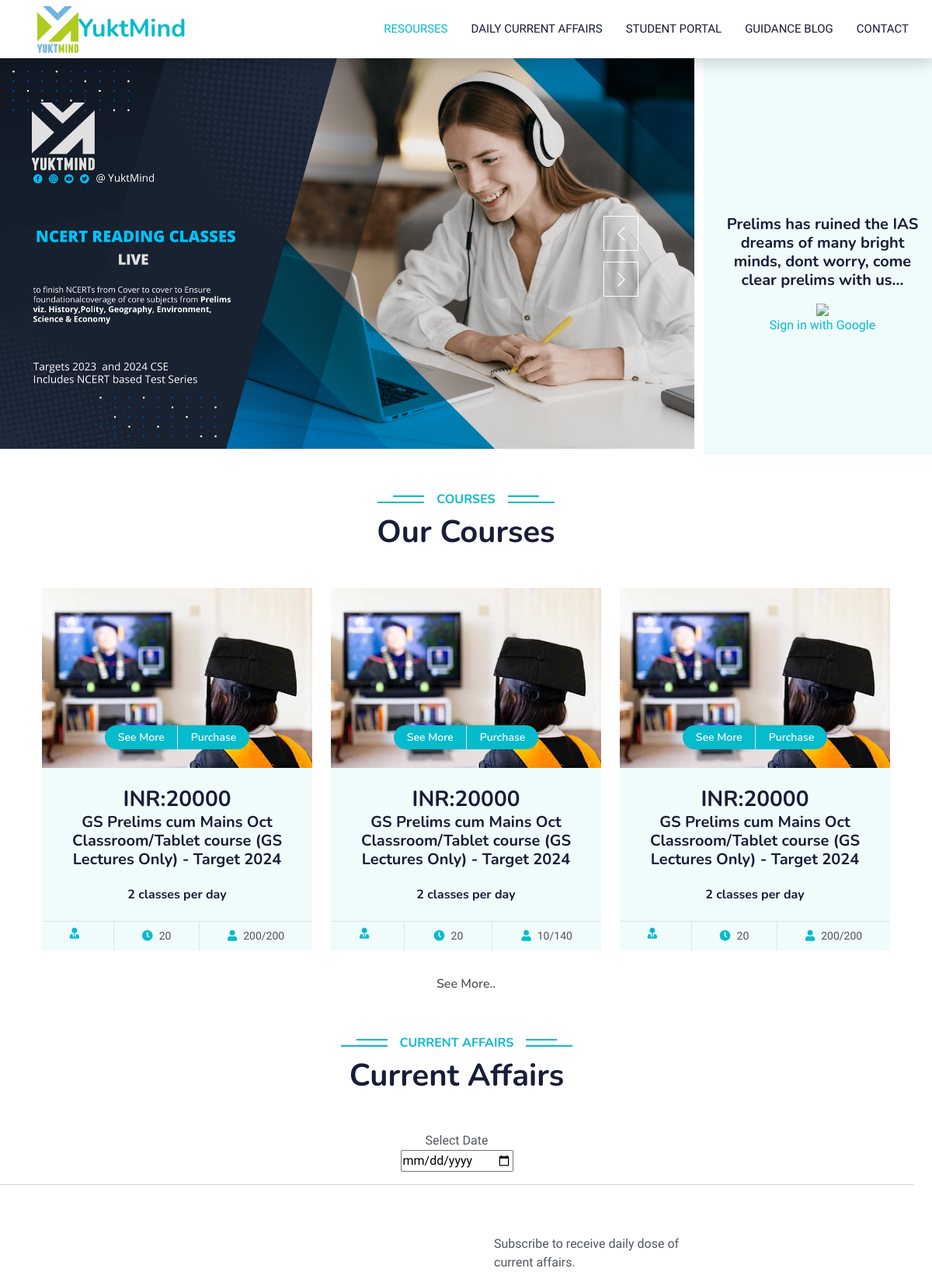
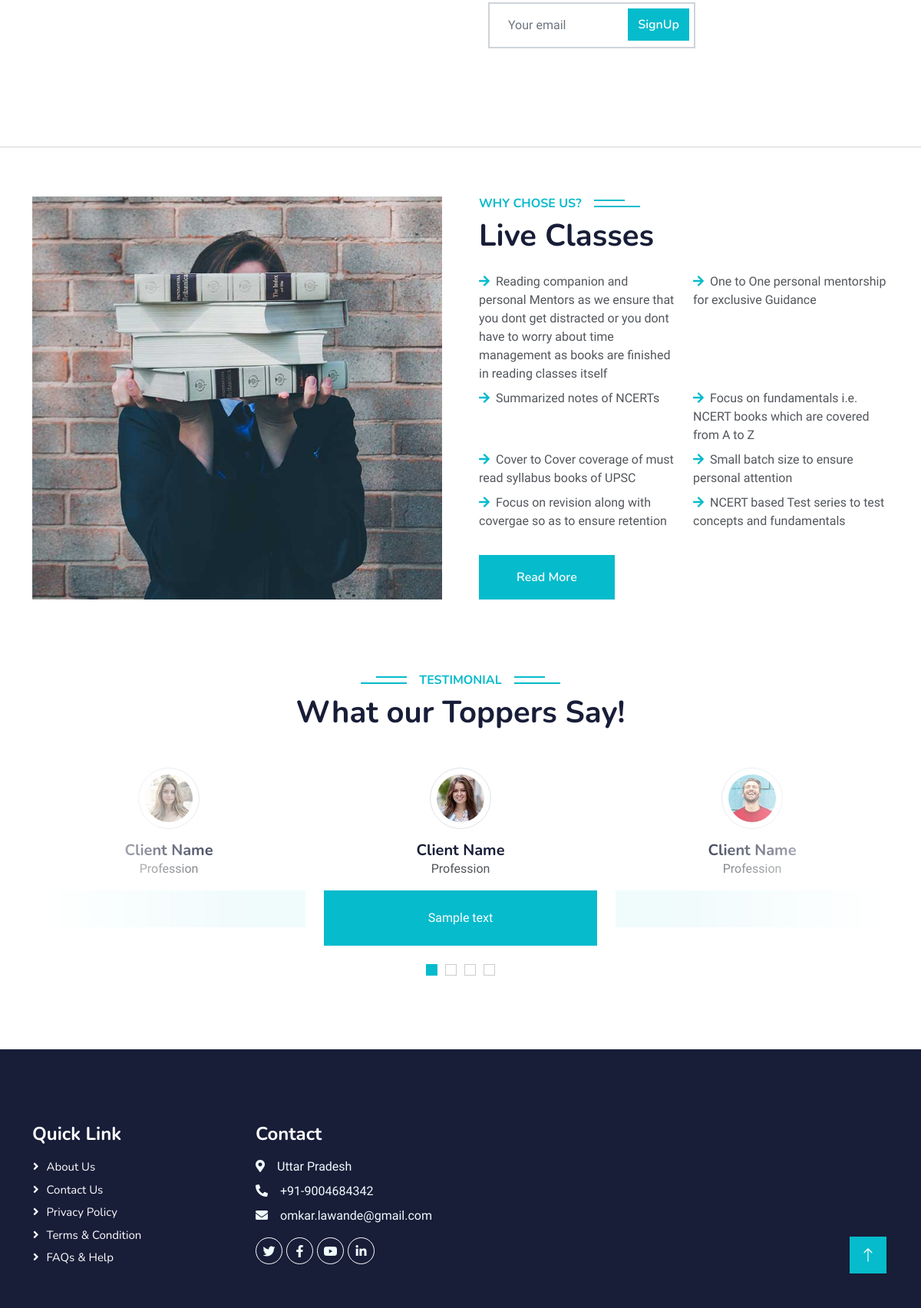
/home/, run on the app's committed database (2 pictures, top to bottom).
### course/models.py (models this page shows)
class coursedetails(models.Model):
    c_id =models.CharField(max_length=6,null=True,blank=True)
    c_summary =models.CharField(max_length=20000,null=True,blank=True)
    c_name=models.CharField(max_length=200,null=True,blank=True)
    c_start_dt=models.CharField(max_length=10,null=True,blank=True)
    c_end_dt=models.CharField(max_length=10,null=True,blank=True)
    c_fees=models.CharField(max_length=10,null=True,blank=True)
    c_hours=models.CharField(max_length=10,null=True,blank=True)
    c_class_detail=models.CharField(max_length=10,null=True,blank=True)
    c_views=models.CharField(max_length=10,null=True,blank=True)
    c_likes=models.CharField(max_length=10,null=True,blank=True)
    c_total_seats=models.CharField(max_length=10,null=True,blank=True)
    c_available_seats=models.CharField(max_length=10,null=True,blank=True)
    c_category=models.CharField(max_length=20,null=True,blank=True)

### homepage/views.py (the view)
# urls.py: 2. Add a URL to urlpatterns:  path('', views.home, name='home')
def home(request):
    if request.method=="POST":
            emailid=request.POST.get("emailid")
            print("emailid",emailid)
            currentaffairsubsription.objects.get_or_create(cas_email=emailid)
    courses=coursedetails.objects.filter().order_by('-c_likes')[:3:-1]
    currentaffairs=currentaffairdetails.objects.filter(c_start_dt=datetime.now().strftime ("%Y-%m-%d"))[:10]
    context ={
        'returncourse': courses,
        'currentaffairs':currentaffairs
    }
    return render(request,"homepage/index.html",context)

### templates/homepage/index.html (shortened to what this page needs)
{% load static %}
{% load embed_video_tags %}
{% load socialaccount %}
<html lang="en">
<head>
    <link href="https://cdnjs.cloudflare.com/ajax/libs/font-awesome/5.10.0/css/all.min.css" rel="stylesheet">
    <link href="https://cdn.jsdelivr.net/npm/bootstrap-icons@1.4.1/font/bootstrap-icons.css" rel="stylesheet">
    <link href={% static 'lib/animate/animate.min.css' %} rel="stylesheet">
    <link href={% static 'lib/owlcarousel/assets/owl.carousel.min.css' %} rel="stylesheet">
    <link href={% static 'css/bootstrap.min.css' %} rel="stylesheet">
    <link href={% static 'css/style.css' %} rel="stylesheet">
</head>
<body>
    <nav class="navbar navbar-expand-lg bg-white navbar-light shadow sticky-top p-0">
        <a href="index.html" class="navbar-brand d-flex align-items-center px-4 px-lg-5">
            <img src={% static 'img/logo.png' %} style="height:60px;">
            <h2 class="m-0 text-primary"></i>YuktMind</h2>
        </a>
        <div class="collapse navbar-collapse" id="navbarCollapse">
            <div class="navbar-nav ms-auto p-4 p-lg-0">
                <a href="index.html" class="nav-item nav-link active">Resourses</a>
                <a href="/currentaffairs" class="nav-item nav-link">Daily Current Affairs</a>
                <a href="courses.html" class="nav-item nav-link">Student Portal</a>
                <a href="courses.html" class="nav-item nav-link">Guidance Blog</a>
                <a href="contact.html" class="nav-item nav-link">Contact</a>
            </div>
        </div>
    </nav>
    <div class="row">
        <div class="col-md-9">
            <div class="container-fluid p-0 mb-2">
                <div class="owl-carousel header-carousel position-relative">
                    <div class="owl-carousel-item position-relative">
                        <img class="img-fluid" src={% static 'img/banner1.png' %} alt="">
                    </div>
                </div>
            </div>
        </div>
        <div class="col-lg-3 col-md-4 col-sm-4 hidden-xs banner-col text-center sliderweb bg-light">
            <br/>
            <br/>
            <br/>
            <br/>
            <br/>
            <br/>
            <br/>
            <br/>
            <h5 style="padding:10px"><span>Prelims has ruined the  </span>IAS<span> dreams of many bright minds, dont worry, come clear prelims with us...</span></h1>
                <div class="button-div" style="width: 210px;margin-left: auto;margin-right: auto;">
                  {% if user.is_authenticated %}
                  <p>Welcome, {{ user.username }}</p>
                  <img src="{{ user.socialaccount_set.all.0.get_avatar_url }}" />
                {% else %}
                <div class="google-btn">
                  <div class="google-icon-wrapper">
                    <img class="google-icon" src="https://upload.wikimedia.org/wikipedia/commons/5/53/Google_%22G%22_Logo.svg"/>
                  </div>
                  <a href="{% provider_login_url "google" %}">Sign in with Google</a>
                </div>
                {% endif %}   </div>
      </div>
<div class="container-xxl py-5">
    <div class="container">
        <div class="text-center wow fadeInUp" data-wow-delay="0.1s">
            <h6 class="section-title bg-white text-center text-primary px-3">Courses</h6>
            <h1 class="mb-5">Our Courses</h1>
        </div>
        <div class="row g-4 justify-content-center  wow fadeInUp" data-wow-delay="0.1s">
          {% for course in returncourse %}
          <div class="col-lg-4 col-md-6 wow fadeInUp" data-wow-delay="0.1s">
              <div class="course-item bg-light">
                  <div class="position-relative overflow-hidden">
                      <img class="img-fluid" src={% static 'img/course-1.jpg' %} alt="">
                      <div class="w-100 d-flex justify-content-center position-absolute bottom-0 start-0 mb-4">
                          <a href='/course/coursedetail/{{course.id}}' class="flex-shrink-0 btn btn-sm btn-primary px-3 border-end" style="border-radius: 30px 0 0 30px;">See More</a>
                          <a href='/course/buycourse/{{course.id}}' class="flex-shrink-0 btn btn-sm btn-primary px-3" style="border-radius: 0 30px 30px 0;">Purchase</a>
                      </div>
                  </div>
                  <div class="text-center p-4 pb-0">
                      <h3 class="mb-0">INR:{{course.c_fees}}</h3>
                      <h5 class="mb-4">{{course.c_name}}</h5>
                      <h6 class="mb-4">{{course.c_class_detail}}</h6>
                  </div>
                  <div class="d-flex border-top">
                      <small class="flex-fill text-center border-end py-2"><i class="fa fa-user-tie text-primary me-2"></i>{{course.c_start_dt|date:"M d, Y"}}</small>
                      <small class="flex-fill text-center border-end py-2"><i class="fa fa-clock text-primary me-2"></i>{{course.c_hours}}</small>
                      <small class="flex-fill text-center py-2"><i class="fa fa-user text-primary me-2"></i>{{course.c_available_seats}}/{{course.c_total_seats}}</small>
                  </div>
              </div>
          </div>
          {%endfor%}
          <a href="/course"  class="btn wow fadeInUp" data-wow-delay="0.1s"">See More..</a>
        </div>
    </div>
</div>
<div class="row">
    <div class="container">
        <div class="text-center wow fadeInUp" data-wow-delay="0.1s">
            <h6 class="section-title bg-white text-center text-primary px-3">Current Affairs</h6>
            <h1 class="mb-5">Current Affairs</h1>
            Select Date<br/>
            <input type="date" class="calander-input d-inline-block"></input>
            <hr/>
        </div>
     </div>
     <div class="row">
      <div class="col-sm-6 ml-6 wow fadeInUp" data-wow-delay="0.1s">
      </div>
      <div class="col-sm-3 m-5  pb-5 wow fadeInUp" data-wow-delay="0.1s">
        <form action="" method="post">
          <p>Subscribe to receive daily dose of current affairs.</p>
          <div class="position-relative mx-auto" style="max-width: 400px;">
              <input class="form-control border-2 w-100 py-3 ps-4 pe-5" type="email" id="emailid" name="emailid" placeholder="Your email">
              <button type="submit" id="subsribe" name="subscribe" class="btn btn-primary py-2 position-absolute top-0 end-0 mt-2 me-2">SignUp</button>
           </div>
        </form>
        </div>
      </div>
    </div>
  </div>
  <hr/>
    <div class="container-xxl py-5">
        <div class="container">
            <div class="row g-5">
                <div class="col-lg-6 wow fadeInUp" data-wow-delay="0.1s" style="min-height: 400px;">
                    <div class="position-relative h-100">
                        <img class="img-fluid position-absolute w-100 h-100" src={% static 'img/about.jpg' %} alt="" style="object-fit: cover;">
                    </div>
                </div>
                <div class="col-lg-6 wow fadeInUp" data-wow-delay="0.3s">
                    <h6 class="section-title bg-white text-start text-primary pe-3">Why Chose Us?</h6>
                    <h1 class="mb-4">Live Classes</h1>
                   <div class="row gy-2 gx-4 mb-4">
                        <div class="col-sm-6">
                            <p class="mb-0"><i class="fa fa-arrow-right text-primary me-2"></i>Reading companion and personal Mentors as we ensure that you dont get distracted or you dont have to worry about time management as books are finished in reading classes itself</p>
                        </div>
                        <div class="col-sm-6">
                            <p class="mb-0"><i class="fa fa-arrow-right text-primary me-2"></i>One to One personal mentorship for exclusive Guidance</p>
                        </div>
                        <div class="col-sm-6">
                            <p class="mb-0"><i class="fa fa-arrow-right text-primary me-2"></i>Summarized notes of NCERTs</p>
                        </div>
                        <div class="col-sm-6">
                            <p class="mb-0"><i class="fa fa-arrow-right text-primary me-2"></i>Focus on fundamentals i.e. NCERT books which are covered from A to Z</p>
                        </div>
                        <div class="col-sm-6">
                            <p class="mb-0"><i class="fa fa-arrow-right text-primary me-2"></i>Cover to Cover coverage of must read syllabus books of UPSC</p>
                        </div>
                        <div class="col-sm-6">
                            <p class="mb-0"><i class="fa fa-arrow-right text-primary me-2"></i>Small batch size to ensure personal attention</p>
                        </div>
                        <div class="col-sm-6">
                            <p class="mb-0"><i class="fa fa-arrow-right text-primary me-2"></i>Focus on revision along with covergae so as to ensure retention</p>
                        </div>
                        <div class="col-sm-6">
                            <p class="mb-0"><i class="fa fa-arrow-right text-primary me-2"></i>NCERT based Test series to test concepts and fundamentals</p>
                        </div>
                    </div>
                    <a class="btn btn-primary py-3 px-5 mt-2" href="">Read More</a>
                </div>
            </div>
        </div>
    </div>
    <div class="container-xxl py-5 wow fadeInUp" data-wow-delay="0.1s">
        <div class="container">
            <div class="text-center">
                <h6 class="section-title bg-white text-center text-primary px-3">Testimonial</h6>
                <h1 class="mb-5">What our Toppers Say!</h1>
            </div>
            <div class="owl-carousel testimonial-carousel position-relative">
                <div class="testimonial-item text-center">
                    <img class="border rounded-circle p-2 mx-auto mb-3" src={% static 'img/testimonial-1.jpg' %} style="width: 80px; height: 80px;">
                    <h5 class="mb-0">Client Name</h5>
                    <p>Profession</p>
                    <div class="testimonial-text bg-light text-center p-4">
                    <p class="mb-0">Sample text</div>
                </div>
                <div class="testimonial-item text-center">
                    <img class="border rounded-circle p-2 mx-auto mb-3" src={% static 'img/testimonial-2.jpg' %} style="width: 80px; height: 80px;">
                    <h5 class="mb-0">Client Name</h5>
                    <p>Profession</p>
                    <div class="testimonial-text bg-light text-center p-4">
                    <p class="mb-0"></div>
                </div>
                <div class="testimonial-item text-center">
                    <img class="border rounded-circle p-2 mx-auto mb-3" src={% static 'img/testimonial-4.jpg' %} style="width: 80px; height: 80px;">
                    <h5 class="mb-0">Client Name</h5>
                    <p>Profession</p>
                    <div class="testimonial-text bg-light text-center p-4">
                    <p class="mb-0"></div>
                </div>
            </div>
        </div>
    </div>
    <div class="container-fluid bg-dark text-light footer pt-5 mt-5 wow fadeIn" data-wow-delay="0.1s">
        <div class="container py-5">
            <div class="row g-5">
                <div class="col-lg-3 col-md-6">
                    <h4 class="text-white mb-3">Quick Link</h4>
                    <a class="btn btn-link" href="">About Us</a>
                    <a class="btn btn-link" href="">Contact Us</a>
                    <a class="btn btn-link" href="">Privacy Policy</a>
                    <a class="btn btn-link" href="">Terms & Condition</a>
                    <a class="btn btn-link" href="">FAQs & Help</a>
                </div>
                <div class="col-lg-3 col-md-6">
                    <h4 class="text-white mb-3">Contact</h4>
                    <p class="mb-2"><i class="fa fa-map-marker-alt me-3"></i>Uttar Pradesh</p>
                    <p class="mb-2"><i class="fa fa-phone-alt me-3"></i>+91-9004684342</p>
                    <p class="mb-2"><i class="fa fa-envelope me-3"></i>omkar.lawande@gmail.com</p>
                    <div class="d-flex pt-2">
                        <a class="btn btn-outline-light btn-social" href=""><i class="fab fa-twitter"></i></a>
                        <a class="btn btn-outline-light btn-social" href=""><i class="fab fa-facebook-f"></i></a>
                        <a class="btn btn-outline-light btn-social" href=""><i class="fab fa-youtube"></i></a>
                        <a class="btn btn-outline-light btn-social" href=""><i class="fab fa-linkedin-in"></i></a>
                    </div>
                </div>
            </div>
        </div>
    </div>
    <a href="#" class="btn btn-lg btn-primary btn-lg-square back-to-top"><i class="bi bi-arrow-up"></i></a>
</body>
</html>

### data on the page
coursedetails: c_fees "20000", c_name "GS Prelims cum Mains Oct Classroom/Tablet course (GS Lectures Only) - Target 2024", c_class_detail "2 classes per day", c_hours "20", c_available_seats "200", c_total_seats "200"
coursedetails: c_fees "20000", c_name "GS Prelims cum Mains Oct Classroom/Tablet course (GS Lectures Only) - Target 2024", c_class_detail "2 classes per day", c_hours "20", c_available_seats "10", c_total_seats "140"
coursedetails: c_fees "20000", c_name "GS Prelims cum Mains Oct Classroom/Tablet course (GS Lectures Only) - Target 2024", c_class_detail "2 classes per day", c_hours "20", c_available_seats "200", c_total_seats "200"
